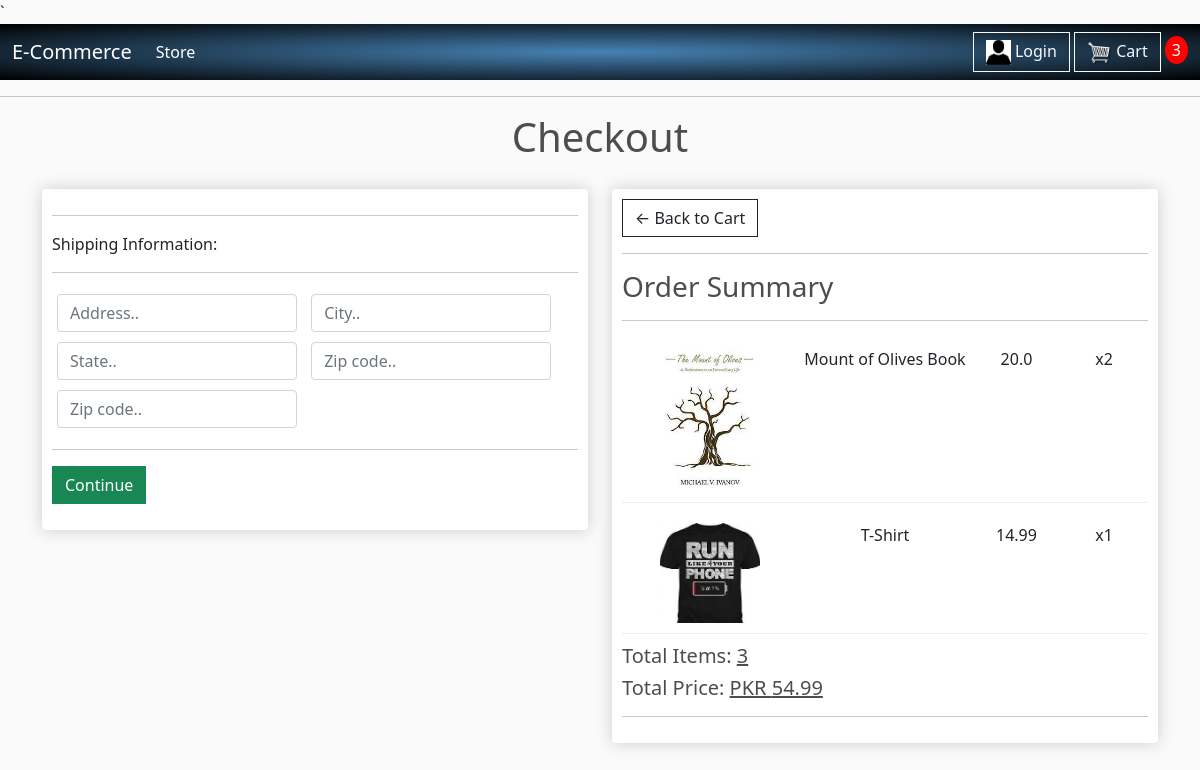
Before: /checkout/ (signed in) with the older database file.
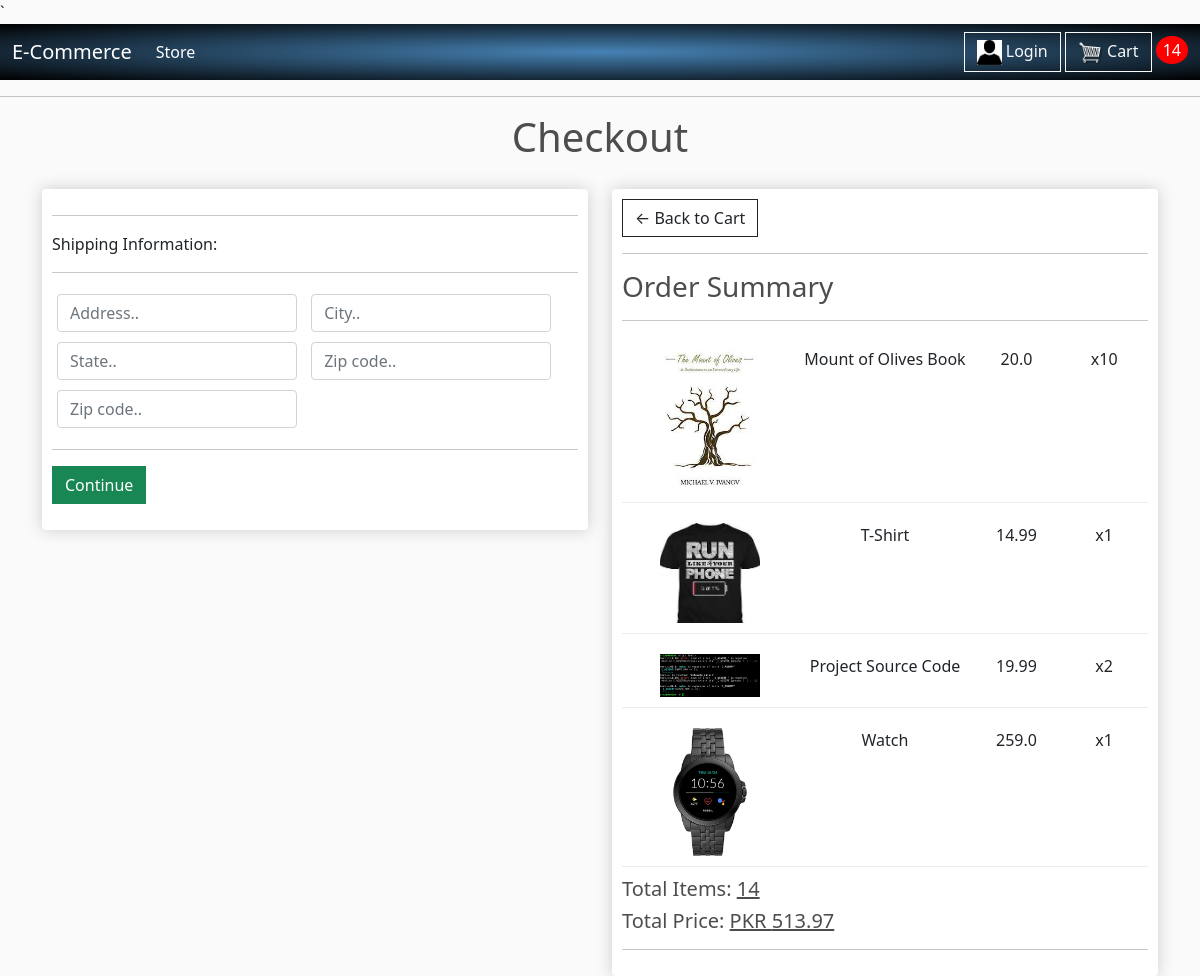
After: the same page with the newer database file.
### store/models.py (models this page shows, shortened)
class OrderItem(models.Model):
	product = models.ForeignKey(Product, on_delete = models.SET_NULL, null = True, blank = True)
	order = models.ForeignKey(Order, on_delete = models.SET_NULL, null = True, blank = True)
	quantity = models.IntegerField(default = 0, null = True, blank = True)
	date_ordered = models.DateTimeField(auto_now_add = True)
	@property
	def get_total(self):
		total = self.product.price * self.quantity
		return total

class Product(models.Model):
	name = models.CharField(max_length = 200, null = True)
	price = models.FloatField(max_length = 6)
	digital = models.BooleanField(default = False, null = True, blank = True)
	image = models.ImageField(null = True, blank = True)  # After adding this, go to settings.py to MEDIA_ROUTE
	@property
	def imageURL(self):
		try:
			url = self.image.url
		except:
			url = ''
		return url  # Now update the img in store.html from product.image.url to product.imageURL

class Order(models.Model):
	customer = models.ForeignKey(Customer, on_delete = models.SET_NULL, null = True, blank = True)
	date_ordered = models.DateTimeField(auto_now_add = True)
	complete = models.BooleanField(default = False)
	transaction_id = models.CharField(max_length = 100, null = True)
	@property
	def shipping(self):
		shipping = False
		orderitems = self.orderitem_set.all()
		for i in orderitems:
			if i.product.digital == False:
				shipping = True
		return shipping
	@property
	def get_cart_total(self):
		orderItems = self.orderitem_set.all()
		total = sum([item.get_total for item in orderItems])
		return total
	@property
	def get_cart_items(self):
		orderItems = self.orderitem_set.all()
		total = sum([item.quantity for item in orderItems])
		return total

### store/views.py (the view)
# urls.py: path('checkout/', views.checkout, name = "checkout"),
def checkout(request):
    if request.user.is_authenticated:
        customer = request.user.customer
        order, created = Order.objects.get_or_create(customer, complete=False)  # get_or_create() => Queries an obj with certain val, if it doesn't exist, it creates it
        items = order.orderitem_set.all() # Getting All the orderitems that have a certain order as parent | we can query child obj by setting the parent val & then the child obj with all lowercase values
        cartItems = order.get_cart_items
    else:
        items = []
        order = {'get_cart_total': 0,'get_cart_items': 0, 'shipping': False}
        cartItems = order['get_cart_items']
    context = {'items': items, 'order': order, 'cartItems': cartItems}
    return render(request, 'store/checkout.html', context)

### store/templates/store/checkout.html (shortened to what this page needs)
{% extends 'store/main.html' %}
{% load static %}
{% block content %}
<h1 style="text-align:center; padding-bottom:10px;">Checkout</h1>
<div class="row">
    <div class="col-lg-6">
        <div class="box-element" id="form-wrapper">
            <form id="form">
                <div id="shipping-info">
                    <hr>
                    <p>Shipping Information:</p>
                    <hr>
                    <div class="form-field">
                        <input class="form-control" type="text" name="address" placeholder="Address..">
                    </div>
                    <div class="form-field">
                        <input class="form-control" type="text" name="city" placeholder="City..">
                    </div>
                    <div class="form-field">
                        <input class="form-control" type="text" name="state" placeholder="State..">
                    </div>
                    <div class="form-field">
                        <input class="form-control" type="text" name="zipcode" placeholder="Zip code..">
                    </div>
                    <div class="form-field">
                        <input class="form-control" type="text" name="country" placeholder="Zip code..">
                    </div>
                </div>
                <hr>
                <input id="form-button" class="btn btn-success btn-block" type="submit" value="Continue">
            </form>
        </div>
        <br> <br>
    </div>
    <div class="col-lg-6">
        <div class="box-element">
            <a class="btn btn-outline-dark" href="{% url 'cart' %}">&#x2190; Back to Cart </a>
            <hr>
            <h3> Order Summary </h3>
            <hr>
            {% for item in items %}
            <div class="cart-row">
                <div style="flex:2"><img class="row-image" src="{{item.product.imageURL}}"></div>
                <div style="flex:2"><p> {{item.product.name}} </p></div>
                <div style="flex:1"><p> {{item.product.price}} </p></div>
                <div style="flex:1"><p> x{{item.quantity}} </p></div>
            </div>
            {% endfor %}
            <h5> Total Items: <u> {{order.get_cart_items}} </u></h5>
            <h5> Total Price: <u> PKR {{order.get_cart_total|floatformat:2}} </u></h5>
            <hr>
        </div>
    </div>
</div>
{% endblock content %}`

Changed rows visible on the page:
changed OrderItem "Mount of Olives Book": quantity "2" → "10"
added OrderItem: product.imageURL (picture), product.name "Project Source Code", product.price "19.99", quantity "2"
added OrderItem: product.imageURL (picture), product.name "Watch", product.price "259.0", quantity "1"
changed through a linked row, Order: get_cart_items "3" → "14"; get_cart_total "54.99" → "513.97"
Other visible differences:
{{ cartItems }}: "3" → "14"
